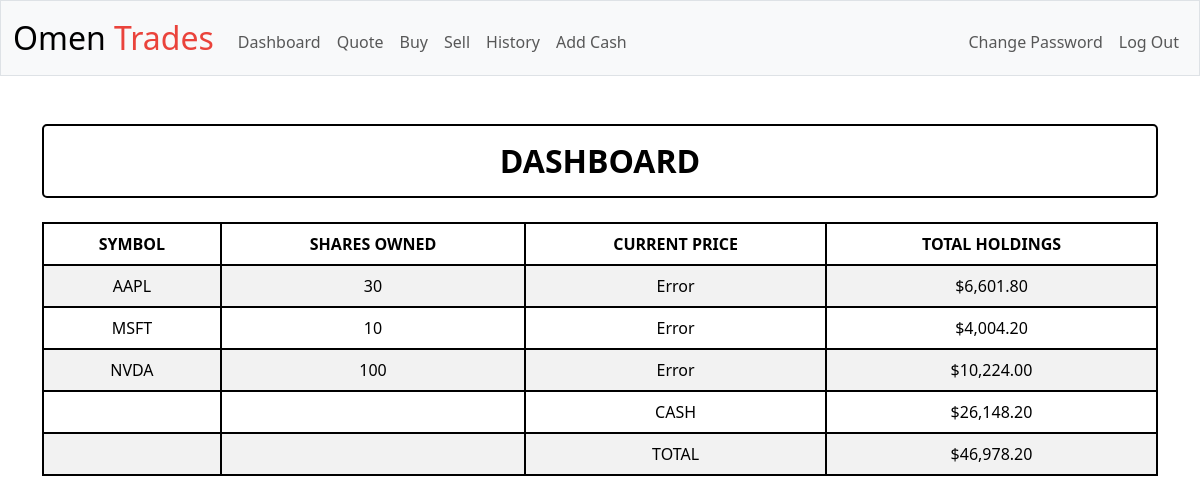
Page / (signed in) on the committed database.
### tables this page shows
CREATE TABLE shares_owned(
user_id INTEGER NOT NULL,
symbol TEXT NOT NULL,
quantity INTEGER NOT NULL,
total_holdings INTEGER NOT NULL,
FOREIGN KEY(user_id) REFERENCES users(id),
UNIQUE(user_id, symbol));

CREATE TABLE users (id INTEGER PRIMARY KEY AUTOINCREMENT NOT NULL, username TEXT NOT NULL, hash TEXT NOT NULL, cash NUMERIC NOT NULL DEFAULT 10000.00);

### app.py (the view)
@app.route("/")
@login_required
def index():
    context = {}
    context["shares"] = db.execute("SELECT * FROM shares_owned WHERE user_id = ?", session["user_id"])
    sum = db.execute("SELECT SUM(total_holdings) FROM shares_owned WHERE user_id = ?", session["user_id"])[0]["SUM(total_holdings)"]
    if not sum:
        sum = 0
    context["cash"] = db.execute("SELECT * FROM users WHERE id = ?", session["user_id"])[0]["cash"]
    context["total"] = context["cash"] + sum
    return render_template("index.html", context=context)

### app.py (called while the page is built)
@app.after_request
def after_request(response):
    response.headers["Cache-Control"] = "no-cache, no-store, must-revalidate"
    response.headers["Expires"] = 0
    response.headers["Pragma"] = "no-cache"
    return response

### helpers.py (called while the page is built)
def login_required(f):
    @wraps(f)
    def decorated_function(*args, **kwargs):
        if session.get("user_id") is None:
            return redirect("/login")
        return f(*args, **kwargs)
    return decorated_function

def usd(value):
    return f"${value:,.2f}"

### templates/index.html (shortened to what this page needs)
{% extends "layout.html" %}
{% block main %}
    <h2 class="text-center fw-bold py-3 mb-4" id="table_headings">
        DASHBOARD
    </h2>
    <table class="table table-striped table-bordered">
        <thead>
            <th class="col">SYMBOL</th>
            <th class="col rowspan="2"">SHARES OWNED</th>
            <th class="col" rowspan="2">CURRENT PRICE</th>
            <th class="col" rowspan="2">TOTAL HOLDINGS</th>
        </thead>
        <tbody>
            {% for share in context["shares"] %}
            <tr>
                <td>{{ share["symbol"] }}</td>
                <td>{{ share["quantity"] }}</td>
                <td id="price-{{ share['symbol'] }}">Loading...</td>
                <td>{{ share["total_holdings"] | usd }}</td>
            </tr>
            {% endfor %}
            <tr>
                <td></td>
                <td></td>
                <td>CASH</td>
                <td>{{ context["cash"] | usd }}</td>
            </tr>
            <tr>
                <td></td>
                <td></td>
                <td>TOTAL</td>
                <td>{{ context["total"] | usd }}</td>
            </tr>
         </tbody>
    </table>
    <br /> <br />
{% endblock %}

### static/styles.css (style rules this page uses)
.table-bordered td, .table-bordered th { border: 2px solid black !important; }
#table_headings { background-color: white; color: black; border: 2px solid black; border-radius: 5px; }

### rows in the picture
shares_owned: symbol "AAPL", quantity "30", total_holdings "$6,601.80"
shares_owned: symbol "MSFT", quantity "10", total_holdings "$4,004.20"
shares_owned: symbol "NVDA", quantity "100", total_holdings "$10,224.00"
users: cash "$26,148.20"

### other values in the picture
{{ context["total"] | usd }} "$46,978.20"
